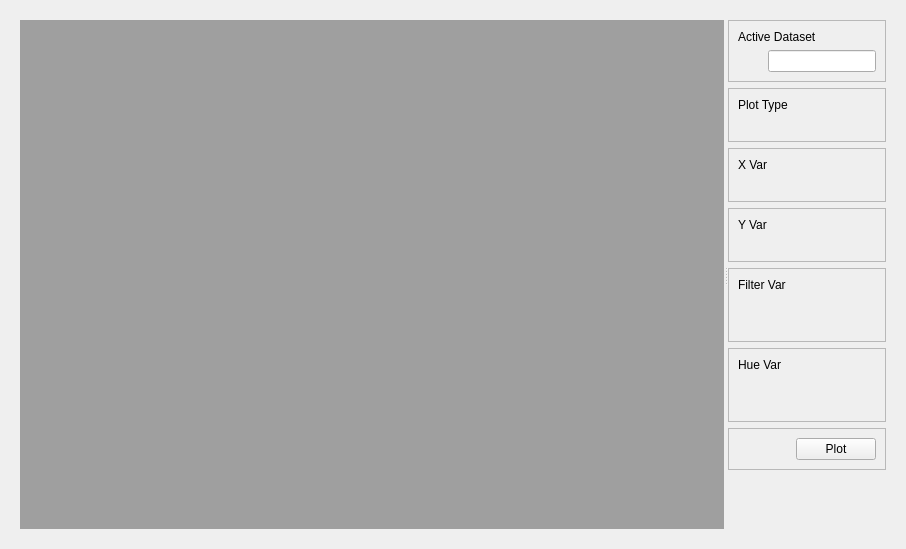
<?xml  version="1.0"  encoding="UTF-8"?>
<ui  version="4.0">
  <class>Form</class>
  <widget  class="QWidget"  name="Form">
      
    <property  name="geometry">
      <rect>
        <x>0</x>
        <y>0</y>
        <width>906</width>
        <height>549</height>
      </rect>
    </property>
    
    <property  name="windowTitle">
      <string>Form</string>
    </property>

    <layout  class="QVBoxLayout"  name="horizontalLayout">
      <item>
        
        <widget class="QWidget" name="verticalLayoutWidget">

    
            <layout  class="QHBoxLayout"  name="horizontalLayout">
                
            <item>
                <widget  class="QSplitter"  name="splitter">
                    
                <property  name="orientation">
                    <enum>Qt::Horizontal</enum>
                </property>
                
                <widget  class="QWidget"  name="wViewer">
                    <property  name="sizePolicy">
                    <sizepolicy  hsizetype="Preferred"  vsizetype="Preferred">
                        <horstretch>8</horstretch>
                        <verstretch>0</verstretch>
                    </sizepolicy>
                    </property>
                    <layout  class="QVBoxLayout"  name="vlViewer">
                    <item>
                        <widget  class="QMdiArea"  name="mdiArea"/>
                    </item>
                    </layout>
                </widget>
                
                <widget  class="QWidget"  name="wOptions">
                    <property  name="sizePolicy">
                    <sizepolicy  hsizetype="Minimum"  vsizetype="Minimum">
                        <horstretch>1</horstretch>
                        <verstretch>0</verstretch>
                    </sizepolicy>
                    </property>
                    
                    <layout  class="QVBoxLayout"  name="vlOptions">

                    <item>
                        <widget  class="QFrame"  name="wActiveDset">
                        <property  name="frameShape">
                            <enum>QFrame::StyledPanel</enum>
                        </property>
                        <property  name="frameShadow">
                            <enum>QFrame::Raised</enum>
                        </property>
                        <property  name="lineWidth">
                            <number>8</number>
                        </property>

                        <layout  class="QVBoxLayout"  name="vlActiveDset">
                            
                            <item>
                            <widget  class="QLabel"  name="label_activeDset">
                                <property  name="text">
                                <string>Active Dataset</string>
                                </property>
                            </widget>
                            </item>

                            <item>
                            <layout  class="QHBoxLayout"  name="horizontalLayout_5">
                                <item>
                                <spacer  name="horizontalSpacer_5">
                                    <property  name="orientation">
                                    <enum>Qt::Horizontal</enum>
                                    </property>
                                    
                                    <property name="sizeType">
                                        <enum>QSizePolicy::Fixed</enum>
                                    </property>
                                    
                                    <property  name="sizeHint"  stdset="0">
                                    <size>
                                        <width>30</width>
                                        <height>20</height>
                                    </size>
                                    </property>
                                </spacer>
                                </item>
                                <item>
                                    <widget  class="QLineEdit"  name="edit_activeDset">
                                        <property  name="text">
                                        <string> </string>
                                        </property>
                                    </widget>
                                </item>
                            </layout>
                            </item>
                            
                        </layout>
                        </widget>
                    </item>

                    <item>
                        <widget  class="QFrame"  name="wPlotType">
                        <property  name="frameShape">
                            <enum>QFrame::StyledPanel</enum>
                        </property>
                        <property  name="frameShadow">
                            <enum>QFrame::Raised</enum>
                        </property>
                        <property  name="lineWidth">
                            <number>8</number>
                        </property>
                        
                        <layout  class="QVBoxLayout"  name="vlPlotType">
                            
                            <item>
                            <widget  class="QLabel"  name="label_select">
                                <property  name="text">
                                <string>Plot Type</string>
                                </property>
                            </widget>
                            </item>
                            
                            <item>
                            <layout  class="QHBoxLayout"  name="horizontalLayout_5">
                                <item>
                                <spacer  name="horizontalSpacer_5">
                                    <property  name="orientation">
                                    <enum>Qt::Horizontal</enum>
                                    </property>
                                    
                                    <property name="sizeType">
                                        <enum>QSizePolicy::Fixed</enum>
                                    </property>
                                    
                                    <property  name="sizeHint"  stdset="0">
                                    <size>
                                        <width>30</width>
                                        <height>20</height>
                                    </size>
                                    </property>
                                </spacer>
                                </item>
                            </layout>
                            </item>
                        </layout>
                        
                        </widget>
                    </item>                    
                    
                    <item>
                        <widget  class="QFrame"  name="wXVar">
                        <property  name="frameShape">
                            <enum>QFrame::StyledPanel</enum>
                        </property>
                        <property  name="frameShadow">
                            <enum>QFrame::Raised</enum>
                        </property>
                        <property  name="lineWidth">
                            <number>8</number>
                        </property>
                        
                        <layout  class="QVBoxLayout"  name="vlXVar">
                            
                            <item>
                            <widget  class="QLabel"  name="label_select">
                                <property  name="text">
                                <string>X Var</string>
                                </property>
                            </widget>
                            </item>
                            
                            <item>
                            <layout  class="QHBoxLayout"  name="horizontalLayout_5">
                                <item>
                                <spacer  name="horizontalSpacer_5">
                                    <property  name="orientation">
                                    <enum>Qt::Horizontal</enum>
                                    </property>
                                    
                                    <property name="sizeType">
                                        <enum>QSizePolicy::Fixed</enum>
                                    </property>
                                    
                                    <property  name="sizeHint"  stdset="0">
                                    <size>
                                        <width>30</width>
                                        <height>20</height>
                                    </size>
                                    </property>
                                </spacer>
                                </item>
                                <item>
                                <layout  class="QVBoxLayout"  name="vlComboX"/>
                                </item>
                            </layout>
                            </item>
                            
                        </layout>
                        
                        </widget>
                    </item>


                    <item>
                        <widget  class="QFrame"  name="wYVar">
                        <property  name="frameShape">
                            <enum>QFrame::StyledPanel</enum>
                        </property>
                        <property  name="frameShadow">
                            <enum>QFrame::Raised</enum>
                        </property>
                        <property  name="lineWidth">
                            <number>8</number>
                        </property>
                        
                        <layout  class="QVBoxLayout"  name="vlYVar">
                            <item>
                            <widget  class="QLabel"  name="label_select">
                                <property  name="text">
                                <string>Y Var</string>
                                </property>
                            </widget>
                            </item>
                            <item>
                            <layout  class="QHBoxLayout"  name="horizontalLayout_5">
                                <item>
                                <spacer  name="horizontalSpacer_5">
                                    <property  name="orientation">
                                    <enum>Qt::Horizontal</enum>
                                    </property>
                                    
                                    <property name="sizeType">
                                        <enum>QSizePolicy::Fixed</enum>
                                    </property>
                                    
                                    <property  name="sizeHint"  stdset="0">
                                    <size>
                                        <width>30</width>
                                        <height>20</height>
                                    </size>
                                    </property>
                                </spacer>
                                </item>
                                <item>
                                <layout  class="QVBoxLayout"  name="vlComboY"/>
                                </item>
                            </layout>
                            </item>
                        </layout>
                        
                        </widget>
                    </item>
                    
                    <item>
                        <widget  class="QFrame"  name="wFilter">
                        <property  name="frameShape">
                            <enum>QFrame::StyledPanel</enum>
                        </property>
                        <property  name="frameShadow">
                            <enum>QFrame::Raised</enum>
                        </property>
                        <property  name="lineWidth">
                            <number>8</number>
                        </property>
                        <layout  class="QVBoxLayout"  name="vlFilter">
                            
                            <item>
                            <widget  class="QLabel"  name="label_select2">
                                <property  name="text">
                                <string>Filter Var</string>
                                </property>
                            </widget>
                            </item>
                            
                            <item>
                            <layout  class="QHBoxLayout"  name="horizontalLayout_6">
                                <item>
                                <spacer  name="horizontalSpacer_6">
                                    <property  name="orientation">
                                    <enum>Qt::Horizontal</enum>
                                    </property>

                                    <property name="sizeType">
                                        <enum>QSizePolicy::Fixed</enum>
                                    </property>
                                    
                                    <property  name="sizeHint"  stdset="0">
                                    <size>
                                        <width>30</width>
                                        <height>20</height>
                                    </size>
                                    </property>
                                </spacer>
                                </item>
                                <item>
                                <layout  class="QVBoxLayout"  name="vlComboFilter"/>
                                </item>
                            </layout>
                            </item>
                            
                            <item>
                            <layout  class="QHBoxLayout"  name="horizontalLayout_6">
                                <item>
                                <spacer  name="horizontalSpacer_6">
                                    <property  name="orientation">
                                    <enum>Qt::Horizontal</enum>
                                    </property>
                                    
                                    <property name="sizeType">
                                        <enum>QSizePolicy::Fixed</enum>
                                    </property>
                                    
                                    <property  name="sizeHint"  stdset="0">
                                    <size>
                                        <width>30</width>
                                        <height>20</height>
                                    </size>
                                    </property>
                                </spacer>
                                </item>
                                <item>
                                <layout  class="QHBoxLayout"  name="hlComboFilterVal"/>
                                </item>
                            </layout>
                            </item>

                        </layout>
                        </widget>
                    </item>
                    
                    <item>
                        <widget  class="QFrame"  name="wHue">
                        <property  name="frameShape">
                            <enum>QFrame::StyledPanel</enum>
                        </property>
                        <property  name="frameShadow">
                            <enum>QFrame::Raised</enum>
                        </property>
                        <property  name="lineWidth">
                            <number>8</number>
                        </property>
                        
                        <layout  class="QVBoxLayout"  name="vlBD">
                        
                            <item>
                            <widget  class="QLabel"  name="label_select3">
                                <property  name="text">
                                <string>Hue Var</string>
                                </property>
                            </widget>
                            </item>
                            
                            <item>
                            <layout  class="QHBoxLayout"  name="horizontalLayout_7">
                                <item>
                                <spacer  name="horizontalSpacer_7">
                                    <property  name="orientation">
                                    <enum>Qt::Horizontal</enum>
                                    </property>
                                    
                                    <property name="sizeType">
                                        <enum>QSizePolicy::Fixed</enum>
                                    </property>
                                    
                                    <property  name="sizeHint"  stdset="0">
                                    <size>
                                        <width>30</width>
                                        <height>20</height>
                                    </size>
                                    </property>
                                </spacer>
                                </item>
                                <item>
                                <layout  class="QVBoxLayout"  name="vlComboHue"/>
                                </item>
                            </layout>
                            </item>
                            
                            <item>
                            <layout  class="QHBoxLayout"  name="horizontalLayout_7">
                                <item>
                                <spacer  name="horizontalSpacer_7">
                                    <property  name="orientation">
                                    <enum>Qt::Horizontal</enum>
                                    </property>
                                    
                                    <property name="sizeType">
                                        <enum>QSizePolicy::Fixed</enum>
                                    </property>
                                    
                                    <property  name="sizeHint"  stdset="0">
                                    <size>
                                        <width>30</width>
                                        <height>20</height>
                                    </size>
                                    </property>
                                </spacer>
                                </item>
                                <item>
                                <layout  class="QHBoxLayout"  name="hlComboHueVal"/>
                                </item>
                            </layout>
                            </item>

                        </layout>
                        </widget>
                    </item>

                    <item>
                        <widget  class="QFrame"  name="wPlotBtn">
                        <property  name="frameShape">
                            <enum>QFrame::StyledPanel</enum>
                        </property>
                        <property  name="frameShadow">
                            <enum>QFrame::Raised</enum>
                        </property>
                        <property  name="lineWidth">
                            <number>8</number>
                        </property>
                            <layout  class="QHBoxLayout"  name="horizontalLayout_8">
                            <item>
                                <spacer  name="horizontalSpacer_8">
                                <property  name="orientation">
                                    <enum>Qt::Horizontal</enum>
                                </property>
                                
                                <property  name="sizeHint"  stdset="0">
                                    <size>
                                    <width>40</width>
                                    <height>20</height>
                                    </size>
                                </property>
                                </spacer>
                            </item>
                            <item>
                                <widget  class="QPushButton"  name="plotBtn">
                                <property  name="text">
                                    <string>Plot</string>
                                </property>
                                </widget>
                            </item>
                            </layout>
                        </widget>
                    </item>
                    
                    <item>
                        <spacer  name="verticalSpacer">
                        <property  name="orientation">
                            <enum>Qt::Vertical</enum>
                        </property>
                        <property  name="sizeHint"  stdset="0">
                            <size>
                            <width>20</width>
                            <height>40</height>
                            </size>
                        </property>
                        </spacer>
                    </item>
                    
                    </layout>
                </widget>
                </widget>
            </item>
            </layout>

        </widget>
      </item>

      </layout>
            
        
  </widget>
  <resources/>
  <connections/>
</ui>
